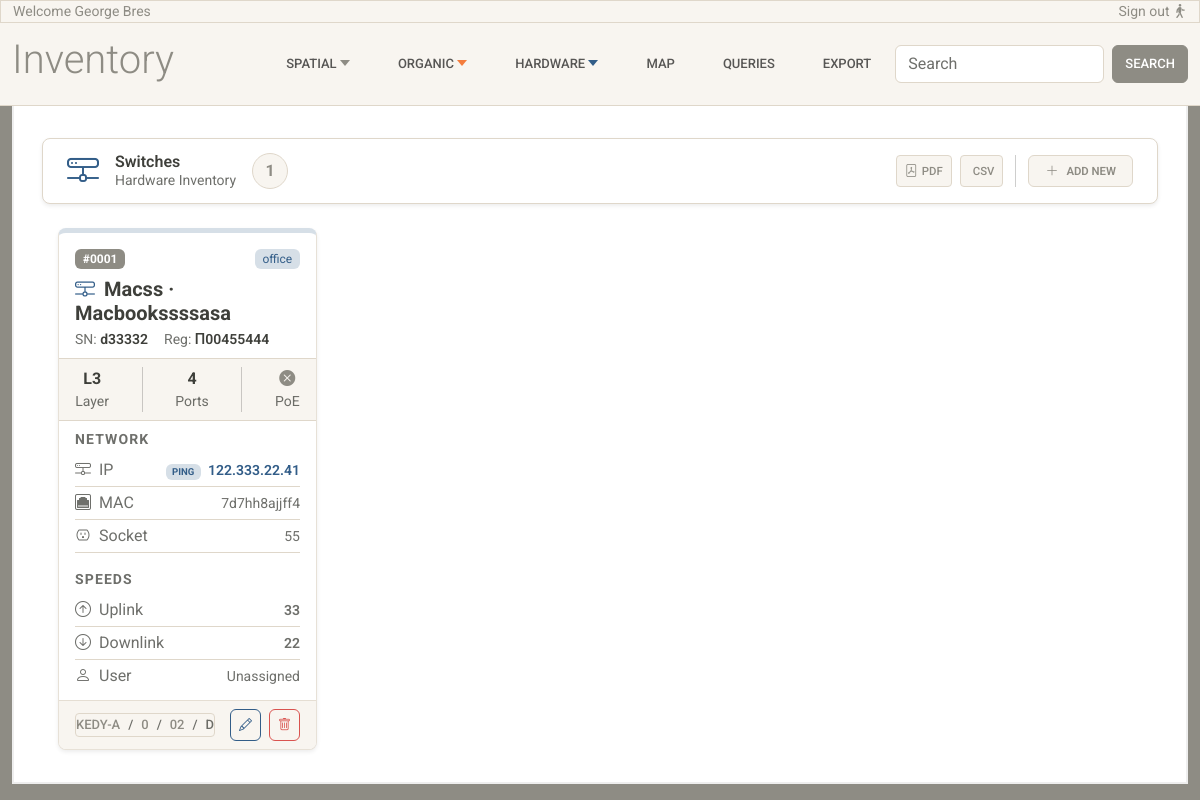
The app's page /switches/ with its own data.
### inventory/models.py (models this page shows, shortened)
class Device(LifeCycle):
    USAGE_TYPE_CHOICES = [
        ("office", "Office"),
        ("laboratory", "Laboratory"),
        ("warehouse", "Warehouse"),
    ]
    brand = models.CharField(max_length=100)
    model = models.CharField(max_length=100, blank=True, null=True)
    serial = models.CharField(max_length=100, unique=True)
    registration_code = models.CharField(
        max_length=100,
        unique=True,
        blank=True,
        null=True
    )
    ip_address = models.CharField(max_length=100, blank=True, null=True, unique=True)
    mac_address = models.CharField(max_length=50, blank=True, null=True, unique=True)
    usage_type = models.CharField(max_length=20, choices=USAGE_TYPE_CHOICES)
    space = models.ForeignKey(
        Space,
        null=True,
        blank=True,
        on_delete=models.RESTRICT,
        related_name="devices",
        help_text="Space where this device is located (για κανονικά γραφεία/δωμάτια)"
    )
    common_area = models.ForeignKey(
        "CommonArea",
        null=True,
        blank=True,
        on_delete=models.RESTRICT,
        related_name="devices",
        help_text="Common area where this device is located (για διαδρόμους/κοινόχρηστους χώρους)"
    )
    socket = models.ForeignKey(
        Socket,
        null=True,
        blank=True,
        on_delete=models.SET_NULL,
        related_name="devices",
        help_text="Socket this device is plugged into (optional)"
    )
    class Meta:
        verbose_name = "Device"
        verbose_name_plural = "Devices"

class Switch(Device):
    device_label = "Switch"
    SWITCH_LAYER_CHOICES = [
        ("L2", "Layer 2"),
        ("L3", "Layer 3"),
        ("L2+L3", "Layer 2 + Layer 3"),
    ]
    layer_capability = models.CharField(
        max_length=10,
        choices=SWITCH_LAYER_CHOICES,
        default="L2"
    )
    total_ports = models.IntegerField()
    poe_supported = models.BooleanField(default=False)
    poe_budget_watts = models.IntegerField(null=True, blank=True)
    uplink_speed = models.CharField(max_length=20, blank=True, null=True)
    downlink_speed = models.CharField(max_length=20, blank=True, null=True)

class LifeCycle(models.Model):
    is_active = models.BooleanField(default=True)
    valid_from = models.DateField(default=timezone.now)
    valid_to = models.DateField(null=True, blank=True)
    class Meta:
        abstract = True

class Device(LifeCycle):
    USAGE_TYPE_CHOICES = [
        ("office", "Office"),
        ("laboratory", "Laboratory"),
        ("warehouse", "Warehouse"),
    ]
    brand = models.CharField(max_length=100)
    model = models.CharField(max_length=100, blank=True, null=True)
    serial = models.CharField(max_length=100, unique=True)
    registration_code = models.CharField(
        max_length=100,
        unique=True,
        blank=True,
        null=True
    )
    ip_address = models.CharField(max_length=100, blank=True, null=True, unique=True)
    mac_address = models.CharField(max_length=50, blank=True, null=True, unique=True)
    usage_type = models.CharField(max_length=20, choices=USAGE_TYPE_CHOICES)
    space = models.ForeignKey(
        Space,
        null=True,
        blank=True,
        on_delete=models.RESTRICT,
        related_name="devices",
        help_text="Space where this device is located (για κανονικά γραφεία/δωμάτια)"
    )
    common_area = models.ForeignKey(
        "CommonArea",
        null=True,
        blank=True,
        on_delete=models.RESTRICT,
        related_name="devices",
        help_text="Common area where this device is located (για διαδρόμους/κοινόχρηστους χώρους)"
    )
    socket = models.ForeignKey(
        Socket,
        null=True,
        blank=True,
        on_delete=models.SET_NULL,
        related_name="devices",
        help_text="Socket this device is plugged into (optional)"
    )
    class Meta:
        verbose_name = "Device"
        verbose_name_plural = "Devices"

class Socket(LifeCycle):
    socket_code = models.CharField(
        max_length=50,
        help_text="Unique identifier for the socket."
    )
    space = models.ForeignKey(
        Space,
        on_delete=models.RESTRICT,
        related_name="sockets"
    )
    def __str__(self):
        return self.socket_code

class Space(LifeCycle):
    room = models.ForeignKey(
        Room,
        on_delete=models.RESTRICT,
        related_name="spaces"
    )
    name = models.CharField(max_length=100)
    position_index = models.PositiveIntegerField()
    objects = SpaceManager()
    class Meta:
        ordering = ["position_index"]
        unique_together = (
            ("room", "position_index"),
        )
        constraints = [
            models.UniqueConstraint(
                Lower("name"), "room",
                name="unique_space_name_per_room_ci"
            )
        ]
    @property
    def floor(self):
        return self.room.floor
    @property
    def building(self):
        return self.room.floor.building
    def __str__(self):
        return f"{self.name}"

class Room(LifeCycle):
    floor = models.ForeignKey(
        Floor,
        on_delete=models.RESTRICT,
        related_name="rooms"
    )
    room_code = models.CharField(max_length=50)
    objects = RoomManager()
    class Meta:
        unique_together = ("floor", "room_code")
    def __str__(self):
        return self.room_code

class Floor(LifeCycle):
    building = models.ForeignKey(
        Building,
        on_delete=models.RESTRICT,
        related_name="floors"
    )
    floor_number = models.IntegerField()
    class Meta:
        unique_together = ("building", "floor_number")
        constraints = [
            models.CheckConstraint(
                condition=models.Q(floor_number__gte=-2),
                name="floor_number_min_minus_2",
                violation_error_message="Ο αριθμός ορόφου δεν μπορεί να είναι μικρότερος του -2."
            )
        ]
    def __str__(self):
        return f"{self.floor_number}"

class Building(LifeCycle):
    area = models.ForeignKey(
        Area,
        on_delete=models.RESTRICT,
        related_name="buildings"
    )
    name = models.CharField(max_length=150)
    address = models.CharField(max_length=250, blank=True, null=True)
    def __str__(self):
        return self.name

### inventory/views.py (the view)
# urls.py: path('switches/', views.switches_list, name='switches-list'),
def switches_list(request):
    switches = Switch.objects.select_related('space__room__floor__building__area__city').prefetch_related(
        'device_ptr__assignments__user',
    )
    return render(request, 'inventory/switches-list.html', {'switches': switches})

### inventory/templates/inventory/switches-list.html (shortened to what this page needs)
{% extends 'inventory/base.html' %}
{% load static %}
{% block content %}
<div class="container-fluid">
  <nav class="navbar bg-white border shadow-sm sticky-top px-4 mb-4 rounded-3" style="z-index: 900;">
    <div class="d-flex align-items-center gap-3">
      <i class="bi bi-hdd-network fs-2 text-primary"></i>
      <div class="d-flex flex-column lh-sm">
        <span class="fw-semibold text-dark">Switches</span>
        <span class="text-muted small">Hardware Inventory</span>
      </div>
      <span
        class="d-flex align-items-center justify-content-center rounded-circle bg-light border text-secondary fw-bold fs-6"
        style="width: 36px; height: 36px;">
        {{ switches|length }}
      </span>
    </div>
    <div class="d-flex align-items-center gap-2 ms-auto">
      <a href="#" class="btn btn-sm btn-light border text-secondary d-flex align-items-center gap-1">
        <i class="bi bi-file-pdf"></i>
        <span class="small">PDF</span>
      </a>
      <a href="#" class="btn btn-sm btn-light border text-secondary d-flex align-items-center gap-1">
        <span class="small">CSV</span>
      </a>
      <a href="#" class="btn btn-sm btn-light border text-secondary rounded d-flex align-items-center gap-2 px-3">
        <i class="bi bi-plus-lg"></i>
        <span class="small fw-semibold">Add New</span>
      </a>
    </div>
  </nav>
  <div class="px-3">
    <div class="row g-3" data-masonry='{"percentPosition": true, "horizontalOrder": true}'>
      {% for switch in switches %}
      <div class="col-12 col-sm-6 col-md-4 col-lg-3">
        {% if switch.usage_type == "office" %}
        <div class="card shadow-sm rounded-3 overflow-hidden"
          style="border-top: 5px solid var(--bs-primary-bg-subtle);">
        {% elif switch.usage_type == "laboratory" %}
        <div class="card shadow-sm rounded-3 overflow-hidden"
          style="border-top: 5px solid var(--bs-success-bg-subtle);">
        {% else %}
        <div class="card shadow-sm rounded-3 overflow-hidden"
          style="border-top: 5px solid var(--bs-secondary-bg-subtle);">
        {% endif %}
          <div class="card-body pb-2">
            <div class="d-flex justify-content-between align-items-center mb-2">
              <span class="badge bg-secondary">#{{ forloop.counter|stringformat:"04d" }}</span>
              {% if switch.usage_type == "office" %}
              <span class="badge bg-primary-subtle text-primary fw-normal">{{ switch.usage_type }}</span>
              {% elif switch.usage_type == "laboratory" %}
              <span class="badge bg-success-subtle text-success fw-normal">{{ switch.usage_type }}</span>
              {% else %}
              <span class="badge bg-secondary-subtle text-secondary fw-normal">{{ switch.usage_type }}</span>
              {% endif %}
            </div>
            <h6 class="fw-bold fs-5 mb-1">
              <i class="bi bi-hdd-network me-1 text-primary"></i>
              {{ switch.brand|capfirst }} · {{ switch.model|capfirst }}
            </h6>
            <div class="d-flex gap-3 small text-muted">
              <span>SN: <span class="fw-semibold text-dark">{{ switch.serial }}</span></span>
              <span>Reg: <span class="fw-semibold text-dark">{{ switch.registration_code }}</span></span>
            </div>
          </div>
          <div class="d-flex justify-content-around align-items-center bg-light py-2 border-top border-bottom">
            <div class="text-center">
              <div class="fw-bold">{{ switch.layer_capability }}</div>
              <div class="text-muted small">Layer</div>
            </div>
            <div class="text-center">
              <div class="fw-bold">{{ switch.total_ports }}</div>
              <div class="text-muted small">Ports</div>
            </div>
            <div class="text-center">
              {% if switch.poe_supported %}
              <div class="fw-bold text-success"><i class="bi bi-check-circle-fill"></i></div>
              {% else %}
              <div class="fw-bold text-secondary"><i class="bi bi-x-circle-fill"></i></div>
              {% endif %}
              <div class="text-muted small">PoE</div>
            </div>
          </div>
          <div class="card-body py-2">
            <p class="text-uppercase text-muted fw-bold mb-1 small" style="letter-spacing:.08em;">Network</p>
            <div class="d-flex justify-content-between align-items-center py-1 border-bottom">
              <span class="text-muted d-flex align-items-center gap-2"><i class="bi bi-hdd-network"></i> IP</span>
              <a href="http://{{ switch.ip_address }}" target="_blank"
                class="small text-decoration-none text-primary fw-semibold">
                <span class="badge bg-primary-subtle text-primary me-1" style="font-size:.6rem;">PING</span>
                {{ switch.ip_address }}
              </a>
            </div>
            <div class="d-flex justify-content-between align-items-center py-1 border-bottom">
              <span class="text-muted d-flex align-items-center gap-2"><i class="bi bi-ethernet"></i> MAC</span>
              <span class="text-muted small">{{ switch.mac_address }}</span>
            </div>
            <div class="d-flex justify-content-between align-items-center py-1 border-bottom">
              <span class="text-muted d-flex align-items-center gap-2"><i class="bi bi-outlet"></i> Socket</span>
              <span class="text-muted small">{{ switch.socket }}</span>
            </div>
            <p class="text-uppercase text-muted fw-bold mb-1 mt-3 small" style="letter-spacing:.08em;">Speeds</p>
            <div class="d-flex justify-content-between align-items-center py-1 border-bottom">
              <span class="text-muted d-flex align-items-center gap-2"><i class="bi bi-arrow-up-circle"></i> Uplink</span>
              <span class="text-muted small fw-semibold">{{ switch.uplink_speed|default:"—" }}</span>
            </div>
            <div class="d-flex justify-content-between align-items-center py-1 border-bottom">
              <span class="text-muted d-flex align-items-center gap-2"><i class="bi bi-arrow-down-circle"></i> Downlink</span>
              <span class="text-muted small fw-semibold">{{ switch.downlink_speed|default:"—" }}</span>
            </div>
            <div class="d-flex justify-content-between align-items-center py-1">
              <span class="text-muted d-flex align-items-center gap-2"><i class="bi bi-person"></i> User</span>
              <span class="small fw-semibold">
                {% for assignment in switch.device_ptr.assignments.all %}
                {{ assignment.user.name }} {{ assignment.user.surname }}
                {% empty %}
                <span class="text-muted fw-normal">Unassigned</span>
                {% endfor %}
              </span>
            </div>
          </div>
          <div class="card-footer bg-light d-flex justify-content-between align-items-center py-2">
            <nav aria-label="breadcrumb">
              <ol class="breadcrumb m-0 p-0 small">
                {% if switch.space %}
                <li class="breadcrumb-item">
                  <a class="text-secondary text-decoration-none">{{ switch.space.building }}</a>
                </li>
                <li class="breadcrumb-item">
                  <a class="text-secondary text-decoration-none">{{ switch.space.floor }}</a>
                </li>
                <li class="breadcrumb-item">
                  <a class="text-secondary text-decoration-none">{{ switch.space.room }}</a>
                </li>
                <li class="breadcrumb-item active">{{ switch.space }}</li>
                {% elif switch.common_area %}
                <li class="breadcrumb-item active">{{ switch.common_area }}</li>
                {% endif %}
              </ol>
            </nav>
            <div class="d-flex gap-2">
              <button class="btn btn-sm btn-outline-primary rounded-2 py-1 px-2"><i class="bi bi-pencil"></i></button>
              <button class="btn btn-sm btn-outline-danger rounded-2 py-1 px-2"><i class="bi bi-trash"></i></button>
            </div>
          </div>
        </div>
      </div>
      {% endfor %}
    </div>
  </div>
</div>
{% endblock %}

### inventory/static/inventory/css/base.css (style rules this page uses)
body { padding-top: 0px; }
.card { border-radius: 0.5rem; }

### records on screen
Switch: usage_type "office", brand "Macss", model "Macbookssssasa", serial "d33332", registration_code "Π00455444", layer_capability "L3", total_ports "4", poe_supported False (drawn), ip_address "122.333.22.41", mac_address "7d7hh8ajjff4", socket "55", uplink_speed "33", downlink_speed "22", space.building "KEDY-A", space.floor "0", space.room "02", space "D"

### other values on screen
{{ switches|length }} "1"
